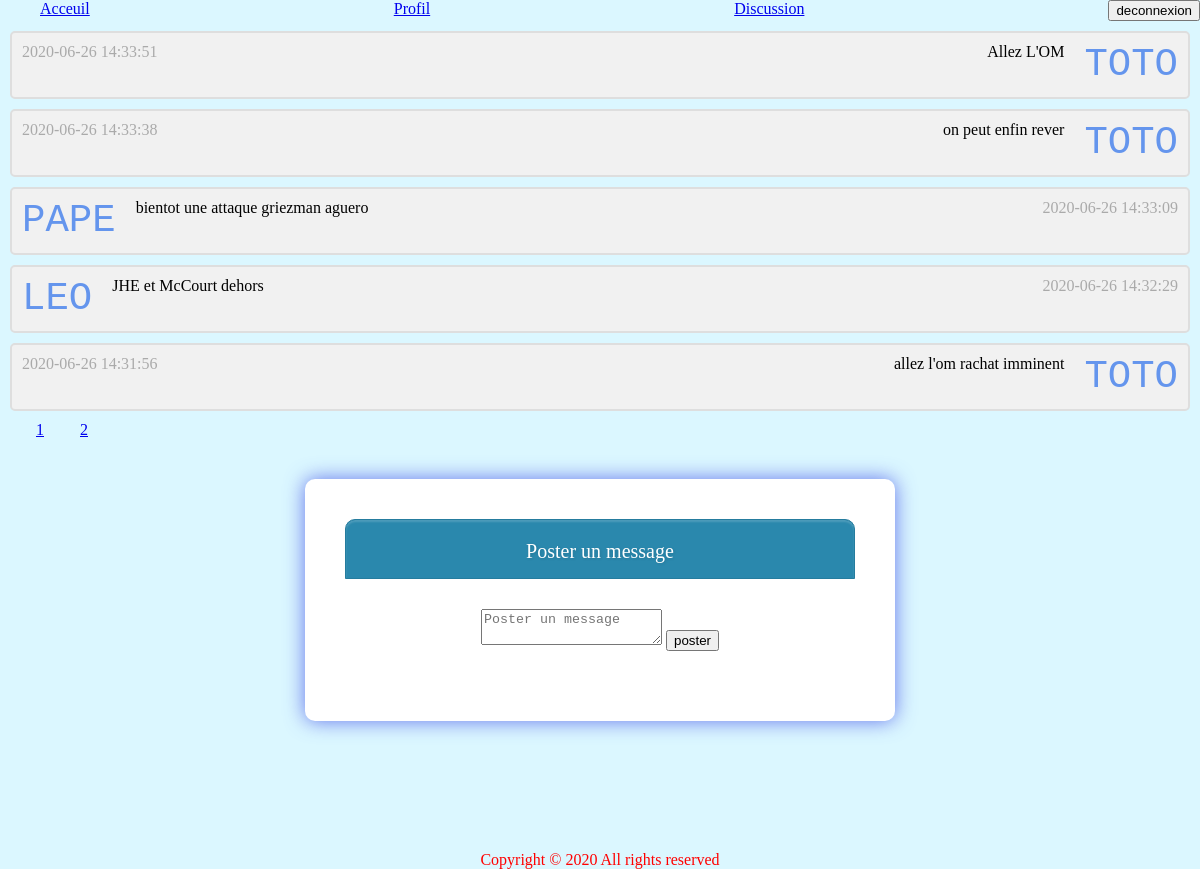
The app's page /discussion.php (signed in) with its own data.
### tables this page shows
CREATE TABLE IF NOT EXISTS `messages` (
  `id` int(11) NOT NULL AUTO_INCREMENT,
  `message` varchar(140) NOT NULL,
  `id_utilisateur` int(11) NOT NULL,
  `date` datetime NOT NULL,
  PRIMARY KEY (`id`)
);

CREATE TABLE IF NOT EXISTS `utilisateurs` (
  `id` int(11) NOT NULL AUTO_INCREMENT,
  `login` varchar(255) NOT NULL,
  `password` varchar(255) NOT NULL,
  PRIMARY KEY (`id`)
);

### discussion.php (the view, shortened to what this page needs)
<!doctype html>
<html>
	<head>
		<link rel="stylesheet" href="index.css"/>
	</head>
	<body>
    <header>
		<?php include('header.php');
?>
		</header>
            <?php
			 $limite = 5;
			 if (isset($_GET["page"]))
			 {
				 $page  = $_GET["page"];
			 }
			  else
			 {
				 $page=1;
			 }
			 $debut = ($page-1) * $limite;
            $connexion = mysqli_connect("localhost", "root", "", "discussion");
			$sql = "SELECT messages.message, messages.date, utilisateurs.login, utilisateurs.id FROM messages INNER JOIN utilisateurs
					ON messages.id_utilisateur = utilisateurs.id ORDER by date DESC LIMIT $debut, $limite";
			$resultat = mysqli_query($connexion, $sql);
			$pg = "SELECT COUNT(id) FROM  messages";
			$pg2 = mysqli_query($connexion, $pg);
			$row = mysqli_fetch_row($pg2);
			$total = $row[0];
			$total_pages = ceil($total / $limite);
						while($data = mysqli_fetch_array($resultat))
						{
                    ?>
            <section>
			<?php
		if ($data['id'] % 2 != 0)
		{
		?>
		<div class="container">
      <p class="id"><?php echo $data['login'];?></p>
         <p class="texte"><?php echo $data['message'];?>	</p>
         <span class="time"><?php echo $data['date'];?></span>
			</div>
		<?php
		}
	else{
?>
		<div class='containe'>
		<p class='ido'><?php echo $data['login'];?></p>
		   <p class='text'><?php echo $data['message'];?>	</p>
		   <span class='tim'><?php echo $data['date'];?></span>
								 </div>
								 <?php
		  }
						}
			for ($i=1; $i<=$total_pages; $i++)
                {
                    echo"<section class='page'><a href='discussion.php?page=".$i."'>".$i."</a></section>";
                }	mysqli_close($connexion);
					?>
		<section> <div class="titre">
                  <form  method="post" >
				<legend>Poster un message</legend>
					<textarea name="message"  placeholder="Poster un message"></textarea>
					<input type="submit" name="submit" value="poster">
                </form></div>
  	</section>
</section>
<footer>
				<section>
				<article>
				Copyright © 2020 All rights reserved
			</article>
		</section>
	</footer>
			</body>
</html>

### header.php (shortened to what this page needs)
<nav>
    <ul>
<?php
if (isset($_SESSION['login'])):
	?>
<li><a href="index.php">Acceuil</a></li>
 <li><a href="profil.php">Profil</a></li>
 <li><a href="discussion.php">Discussion</a></li>
<li>
        <form action="index.php" method="post">
            <input type="submit" name='deconnexion' class="deco" value="deconnexion">
        </form>
            ?></li>
<?php endif;?>
 </ul>
 </nav>

### index.css (style rules this page uses)
html { height: 100%;max-width: 100%; }
body { margin: auto; background: #dbf7ff; }
ul { display: flex; flex-direction: row; justify-content: space-between; margin-left: auto; margin-right: auto; list-style: none; padding: auto; margin: auto; }
footer { text-align: center; margin-top: 130px; color: red; }
.container { border: 2px solid #dedede; background-color: #f1f1f1; border-radius: 5px; padding: 10px; margin: 10px ; }
.container::after { content: ""; clear: both; display: table; }
.container p { float: left; margin: auto; width: auto; margin-right: 20px; }
.containe { border: 2px solid #dedede; background-color: #f1f1f1; border-radius: 5px; padding: 10px; margin: 10px ; }
.containe::after { content: ""; clear: both; display: table; }
.containe p { float: right; margin: auto; width: auto; margin-left: 20px; }
.id { float: left; color: #6495ed; font-size: 3em; text-transform: uppercase; font-family: monospace; }
.ido { float: right; color: #6495ed; font-size: 3em; text-transform: uppercase; font-family: monospace; }
.time { float: right; color: #aaa; }
.tim { float: left; color: #aaa; }
.page { display: inline-table; margin-left: 3%; }
.titre { width:450px; padding:70px; font-size: 1,5em; margin:40px auto; background: #FFF; border-radius: 10px; box-shadow: 0px 0px 20px rgba(59, 71, 230, 0.747); }
legend { background: #2A88AD; padding: 20px 30px 15px 30px; margin: -30px -30px 30px -30px; border-radius: 10px 10px 0 0; color: #fff; text-shadow: 1px 1px 3px rgba(0, 0, 0, 0.12); font: normal 20px 'Bitter', serif; box-shadow: inset 0px 2px 2px 0px rgba(255, 255, 255, 0.17); border: 1px solid #257C9E; }
.titre { text-align: center; animation: titre .75s ease-out infinite; text-shadow: 0px 0px 5px #004D98; }

### records on screen
messages: id_utilisateur.login "TOTO", message "Allez L'OM", date "2020-06-26 14:33:51"
messages: id_utilisateur.login "TOTO", message "on peut enfin rever", date "2020-06-26 14:33:38"
messages: id_utilisateur.login "PAPE", message "bientot une attaque griezman aguero", date "2020-06-26 14:33:09"
messages: id_utilisateur.login "LEO", message "JHE et McCourt dehors", date "2020-06-26 14:32:29"
messages: id_utilisateur.login "TOTO", message "allez l'om rachat imminent", date "2020-06-26 14:31:56"
